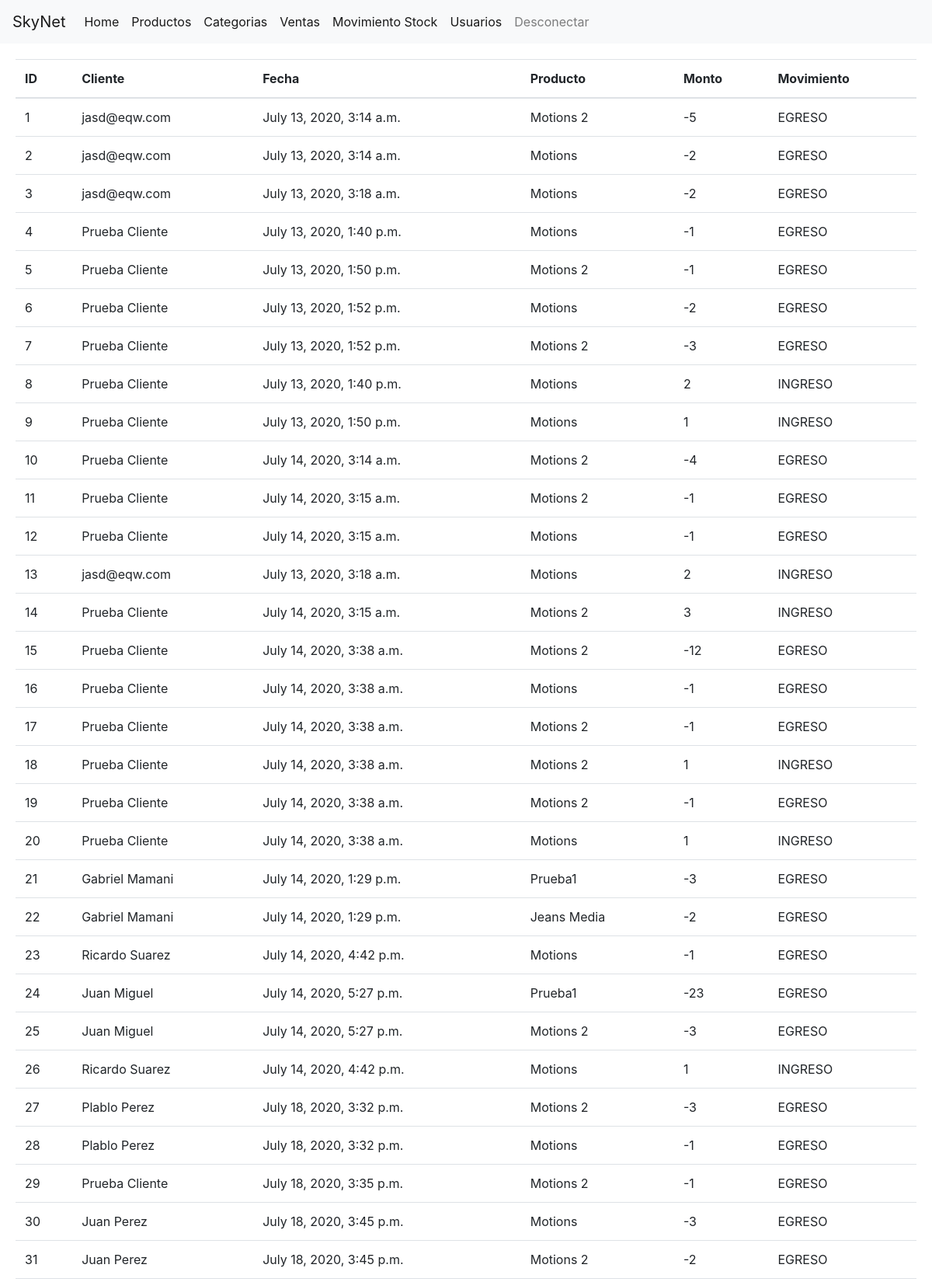
The page /outime/movstock/ (signed in, upper part) on the database its author committed.
### outime/models/movimiento_stock.py (models this page shows, shortened)
class Movimiento_Stock(models.Model):
    id_producto = models.ForeignKey(Producto, on_delete=models.CASCADE, related_name='producto_movimiento', default=0)
    id_referencia = models.ForeignKey(Venta, on_delete=models.CASCADE, related_name='referencia', default=0)
    cantidad = models.IntegerField(null=False, default=0)
    INGRESO = 0
    EGRESO = 1
    ESTADOS = (
        (INGRESO, 'Ingreso'),
        (EGRESO, 'Egreso'),
    )
    tipo_movimiento = FSMIntegerField(choices=ESTADOS, default=EGRESO, protected=True)
    class Meta:
        db_table = "moviento_stock"

### outime/models/ventas.py (models this page shows, shortened)
class Venta(models.Model):
    fecha_hora = models.DateTimeField(null=False)
    usuario = models.ForeignKey(User, on_delete=models.CASCADE, related_name='usuario', default=0)
    total_vendido = models.DecimalField(null=False, default=0, decimal_places=4, max_digits=9999)
    nit = models.CharField(null=True, max_length=2000)
    nombre_factura = models.CharField(null=True, max_length=2000)
    ESTADO_CREADO = 0
    ESTADO_PAGADO = 1
    ESTADO_PAGADO_ACEPTADO = 2
    ESTADO_PAGADO_RECHAZADO = -1
    ESTADO_ENTREGADO = 3
    ESTADO_ANULADO = -2
    ESTADO_INICIADO = -5
    ESTADOS = (
        (ESTADO_CREADO, 'Creado'),
        (ESTADO_PAGADO, 'Pagado'),
        (ESTADO_PAGADO_ACEPTADO, 'Pago Aceptado'),
        (ESTADO_PAGADO_RECHAZADO, 'Pago Rechazado'),
        (ESTADO_ENTREGADO, 'Entregado'),
        (ESTADO_ANULADO, 'Anulado'),
        (ESTADO_INICIADO, 'Iniciado'),
    )
    estado = FSMIntegerField(choices=ESTADOS, default=ESTADO_INICIADO, protected=True)
    class Meta:
        db_table = "venta"

### outime/models/producto.py (models this page shows, shortened)
class Producto(models.Model):
    nombre = models.CharField(null=False, max_length=2000)
    descripcion = models.CharField(null=False, max_length=2000)
    sku = models.CharField(null=False, max_length=2000)
    categoria = models.ManyToManyField(Categoria, related_name='categorias')
    precio = models.DecimalField(null=False, default=0, decimal_places=4, max_digits=9999)
    imagen_producto = models.ImageField(upload_to='image', null=True, blank=True)
    class Meta:
        db_table = "producto"

### outime/views/movstock_view.py (the view)
# urls.py: path('movstock/', views.MovimientoStockListView.as_view(), name='movstock_list'),
@method_decorator(staff_member_required, name='dispatch')
class MovimientoStockListView(generic.ListView):
    model = Movimiento_Stock
    def get_context_data(self, *, object_list=None, **kwargs):
        context = super(MovimientoStockListView, self).get_context_data(**kwargs)
        return context

### templates/outime/movimiento_stock_list.html
{% extends 'base.html' %}
{% block content %}
    <table class="table">
        <thead>
        <tr>
            <th>ID</th>
            <th>Cliente</th>
            <th>Fecha</th>
            <th>Producto</th>
            <th>Monto</th>
            <th>Movimiento</th>
        </tr>
        </thead>
        <tbody>
        {% for mov in movimiento_stock_list %}
            <tr>
                <td>{{ mov.id }}</td>
                <td>{{ mov.id_referencia.nombre_factura }}</td>
                <td>{{ mov.id_referencia.fecha_hora }}</td>
                <td>{{ mov.id_producto.nombre }}</td>
                <td>{{ mov.cantidad }}</td>
                {% if mov.tipo_movimiento == 1 %}
                <td>EGRESO</td>
                {% else %}
                    <td>INGRESO</td>
                {% endif %}
            </tr>
        {% endfor %}
        </tbody>
    </table>
{% endblock %}

### rows shown on the page
Movimiento_Stock: id "1", id_referencia.nombre_factura "jasd@eqw.com", id_referencia.fecha_hora "July 13, 2020, 3:14 a.m.", id_producto.nombre "Motions 2", cantidad "-5", tipo_movimiento "EGRESO"
Movimiento_Stock: id "2", id_referencia.nombre_factura "jasd@eqw.com", id_referencia.fecha_hora "July 13, 2020, 3:14 a.m.", id_producto.nombre "Motions", cantidad "-2", tipo_movimiento "EGRESO"
Movimiento_Stock: id "3", id_referencia.nombre_factura "jasd@eqw.com", id_referencia.fecha_hora "July 13, 2020, 3:18 a.m.", id_producto.nombre "Motions", cantidad "-2", tipo_movimiento "EGRESO"
Movimiento_Stock: id "4", id_referencia.nombre_factura "Prueba Cliente", id_referencia.fecha_hora "July 13, 2020, 1:40 p.m.", id_producto.nombre "Motions", cantidad "-1", tipo_movimiento "EGRESO"
Movimiento_Stock: id "5", id_referencia.nombre_factura "Prueba Cliente", id_referencia.fecha_hora "July 13, 2020, 1:50 p.m.", id_producto.nombre "Motions 2", cantidad "-1", tipo_movimiento "EGRESO"
Movimiento_Stock: id "6", id_referencia.nombre_factura "Prueba Cliente", id_referencia.fecha_hora "July 13, 2020, 1:52 p.m.", id_producto.nombre "Motions", cantidad "-2", tipo_movimiento "EGRESO"
Movimiento_Stock: id "7", id_referencia.nombre_factura "Prueba Cliente", id_referencia.fecha_hora "July 13, 2020, 1:52 p.m.", id_producto.nombre "Motions 2", cantidad "-3", tipo_movimiento "EGRESO"
Movimiento_Stock: id "8", id_referencia.nombre_factura "Prueba Cliente", id_referencia.fecha_hora "July 13, 2020, 1:40 p.m.", id_producto.nombre "Motions", cantidad "2", tipo_movimiento "INGRESO"
Movimiento_Stock: id "9", id_referencia.nombre_factura "Prueba Cliente", id_referencia.fecha_hora "July 13, 2020, 1:50 p.m.", id_producto.nombre "Motions", cantidad "1", tipo_movimiento "INGRESO"
Movimiento_Stock: id "10", id_referencia.nombre_factura "Prueba Cliente", id_referencia.fecha_hora "July 14, 2020, 3:14 a.m.", id_producto.nombre "Motions 2", cantidad "-4", tipo_movimiento "EGRESO"
Movimiento_Stock: id "11", id_referencia.nombre_factura "Prueba Cliente", id_referencia.fecha_hora "July 14, 2020, 3:15 a.m.", id_producto.nombre "Motions 2", cantidad "-1", tipo_movimiento "EGRESO"
Movimiento_Stock: id "12", id_referencia.nombre_factura "Prueba Cliente", id_referencia.fecha_hora "July 14, 2020, 3:15 a.m.", id_producto.nombre "Motions", cantidad "-1", tipo_movimiento "EGRESO"
Movimiento_Stock: id "13", id_referencia.nombre_factura "jasd@eqw.com", id_referencia.fecha_hora "July 13, 2020, 3:18 a.m.", id_producto.nombre "Motions", cantidad "2", tipo_movimiento "INGRESO"
Movimiento_Stock: id "14", id_referencia.nombre_factura "Prueba Cliente", id_referencia.fecha_hora "July 14, 2020, 3:15 a.m.", id_producto.nombre "Motions 2", cantidad "3", tipo_movimiento "INGRESO"
Movimiento_Stock: id "15", id_referencia.nombre_factura "Prueba Cliente", id_referencia.fecha_hora "July 14, 2020, 3:38 a.m.", id_producto.nombre "Motions 2", cantidad "-12", tipo_movimiento "EGRESO"
Movimiento_Stock: id "16", id_referencia.nombre_factura "Prueba Cliente", id_referencia.fecha_hora "July 14, 2020, 3:38 a.m.", id_producto.nombre "Motions", cantidad "-1", tipo_movimiento "EGRESO"
Movimiento_Stock: id "17", id_referencia.nombre_factura "Prueba Cliente", id_referencia.fecha_hora "July 14, 2020, 3:38 a.m.", id_producto.nombre "Motions 2", cantidad "-1", tipo_movimiento "EGRESO"
Movimiento_Stock: id "18", id_referencia.nombre_factura "Prueba Cliente", id_referencia.fecha_hora "July 14, 2020, 3:38 a.m.", id_producto.nombre "Motions 2", cantidad "1", tipo_movimiento "INGRESO"
Movimiento_Stock: id "19", id_referencia.nombre_factura "Prueba Cliente", id_referencia.fecha_hora "July 14, 2020, 3:38 a.m.", id_producto.nombre "Motions 2", cantidad "-1", tipo_movimiento "EGRESO"
Movimiento_Stock: id "20", id_referencia.nombre_factura "Prueba Cliente", id_referencia.fecha_hora "July 14, 2020, 3:38 a.m.", id_producto.nombre "Motions", cantidad "1", tipo_movimiento "INGRESO"
Movimiento_Stock: id "21", id_referencia.nombre_factura "Gabriel Mamani", id_referencia.fecha_hora "July 14, 2020, 1:29 p.m.", id_producto.nombre "Prueba1", cantidad "-3", tipo_movimiento "EGRESO"
Movimiento_Stock: id "22", id_referencia.nombre_factura "Gabriel Mamani", id_referencia.fecha_hora "July 14, 2020, 1:29 p.m.", id_producto.nombre "Jeans Media", cantidad "-2", tipo_movimiento "EGRESO"
Movimiento_Stock: id "23", id_referencia.nombre_factura "Ricardo Suarez", id_referencia.fecha_hora "July 14, 2020, 4:42 p.m.", id_producto.nombre "Motions", cantidad "-1", tipo_movimiento "EGRESO"
Movimiento_Stock: id "24", id_referencia.nombre_factura "Juan Miguel", id_referencia.fecha_hora "July 14, 2020, 5:27 p.m.", id_producto.nombre "Prueba1", cantidad "-23", tipo_movimiento "EGRESO"
Movimiento_Stock: id "25", id_referencia.nombre_factura "Juan Miguel", id_referencia.fecha_hora "July 14, 2020, 5:27 p.m.", id_producto.nombre "Motions 2", cantidad "-3", tipo_movimiento "EGRESO"
Movimiento_Stock: id "26", id_referencia.nombre_factura "Ricardo Suarez", id_referencia.fecha_hora "July 14, 2020, 4:42 p.m.", id_producto.nombre "Motions", cantidad "1", tipo_movimiento "INGRESO"
Movimiento_Stock: id "27", id_referencia.nombre_factura "Plablo Perez", id_referencia.fecha_hora "July 18, 2020, 3:32 p.m.", id_producto.nombre "Motions 2", cantidad "-3", tipo_movimiento "EGRESO"
Movimiento_Stock: id "28", id_referencia.nombre_factura "Plablo Perez", id_referencia.fecha_hora "July 18, 2020, 3:32 p.m.", id_producto.nombre "Motions", cantidad "-1", tipo_movimiento "EGRESO"
Movimiento_Stock: id "29", id_referencia.nombre_factura "Prueba Cliente", id_referencia.fecha_hora "July 18, 2020, 3:35 p.m.", id_producto.nombre "Motions 2", cantidad "-1", tipo_movimiento "EGRESO"
Movimiento_Stock: id "30", id_referencia.nombre_factura "Juan Perez", id_referencia.fecha_hora "July 18, 2020, 3:45 p.m.", id_producto.nombre "Motions", cantidad "-3", tipo_movimiento "EGRESO"
Movimiento_Stock: id "31", id_referencia.nombre_factura "Juan Perez", id_referencia.fecha_hora "July 18, 2020, 3:45 p.m.", id_producto.nombre "Motions 2", cantidad "-2", tipo_movimiento "EGRESO"
